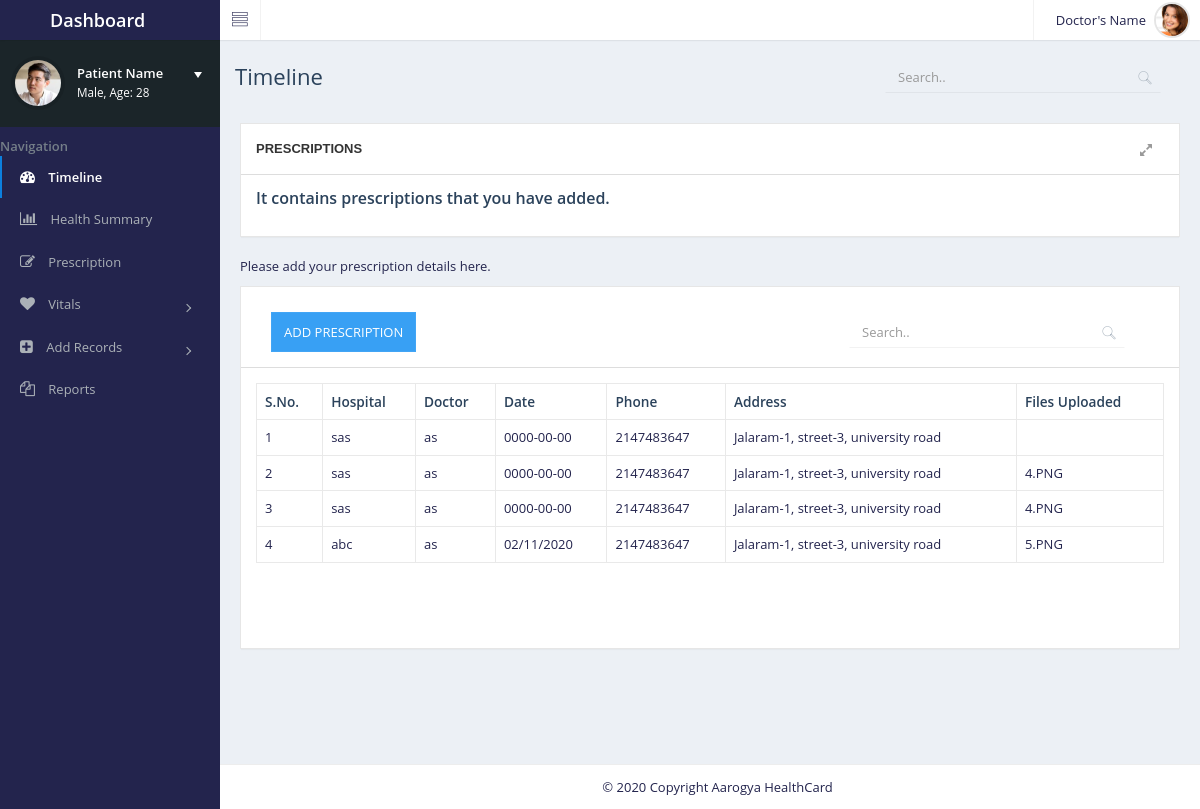
The app's page /prescription.php with its own data.
### tables this page shows
CREATE TABLE `u_prescription` (
  `pres_id` int(15) NOT NULL,
  `u_id` varchar(15) NOT NULL,
  `u_hospital` varchar(20) DEFAULT NULL,
  `u_doctor` varchar(20) DEFAULT NULL,
  `u_date` text,
  `u_phone` int(10) DEFAULT NULL,
  `u_address` varchar(50) DEFAULT NULL,
  `notes` text,
  `img1` text
);

### prescription.php (the view, shortened to what this page needs)
<?php include "C:/xampp/htdocs/New folder/aarogyahealth-master/dashboard/dbconnect.php"?>
<?php
    $disp=$mysqli->query("SELECT * from u_prescription");
    ?>
<!DOCTYPE html>
<html lang="en">
<head>
    <link href="assets/plugins/bootstrap/css/bootstrap.min.css" rel="stylesheet">
    <link href="assets/css/essentials.css" rel="stylesheet" type="text/css" />
    <link href="assets/css/layout.css" rel="stylesheet" type="text/css" />
    <link href="assets/css/jais.css" rel="stylesheet">
    <link href="assets/css/demo/jais-demo-icons.css" rel="stylesheet">
    <link href = "https://code.jquery.com/ui/1.10.4/themes/ui-lightness/jquery-ui.css" rel = "stylesheet">
</head>
<body>
    <div id="container" class="effect aside-float aside-bright mainnav-lg">
        <header id="navbar">
            <div id="navbar-container" class="boxed">
                <div class="navbar-header">
                    <a href="index.html" class="navbar-brand">
                        <div class="brand-title">
                            <span class="brand-text">Dashboard</span>
                        </div>
                    </a>
                </div>
                <div class="navbar-content clearfix">
                    <ul class="nav navbar-top-links pull-left">
                        <li class="tgl-menu-btn">
                            <a class="mainnav-toggle" href="#">
                                <i class="demo-pli-view-list"></i>
                            </a>
                        </li>
                    </ul>
                    <ul class="nav navbar-top-links pull-right">
                        <li id="dropdown-user" class="dropdown">
                            <a href="#" data-toggle="dropdown" class="dropdown-toggle text-right">
                                <span class="pull-right">
                                    <img class="img-circle img-user media-object" src="assets/images/9.png" alt="Profile Picture">
                                </span>
                                <div class="username hidden-xs">Doctor's Name</div>
                            </a>
                        </li>
                    </ul>
                </div>
            </div>
        </header>
        <div class="boxed">
            <div id="content-container">
                <div id="page-title">
                    <h1 class="page-header text-overflow">Timeline</h1>
                    <div class="searchbox">
                        <div class="input-group custom-search-form">
                            <input type="text" class="form-control" placeholder="Search..">
                            <span class="input-group-btn">
                                <button class="text-muted" type="button"><i class="demo-pli-magnifi-glass"></i></button>
                            </span>
                        </div>
                    </div>
                </div>
                <div id="content" class="dashboard padding-20">
                    <div id="panel-1" class="panel panel-default">
                        <div class="panel-heading">
                            <span class="title elipsis">
                                <strong style="text-transform: uppercase;font-weight: bold;">Prescriptions</strong>
                            </span>
                            <ul class="options pull-right list-inline">
                                <li><a href="#" class="opt panel_fullscreen hidden-xs" data-toggle="tooltip" title="Fullscreen" data-placement="bottom"><i class="fa fa-expand"></i></a></li>
                            </ul>
                        </div>
                        <div class="panel-body">
                            <h4>It contains prescriptions that you have added.</h4>
                        </div>
                    </div>
                <p>Please add your prescription details here.</p>
                    <div id="panel-1" class="panel panel-default" >
                        <div class="panel-heading">
                               <div id="page-title">
                                 <button type="button" class="btn btn-primary" data-toggle="modal" data-target="#myModal">ADD PRESCRIPTION</button>
                    <br>
                    <div class="searchbox">
                        <div class="input-group custom-search-form">
                            <input type="text" class="form-control" placeholder="Search..">
                            <span class="input-group-btn">
                                <button class="text-muted" type="button"><i class="demo-pli-magnifi-glass"></i></button>
                            </span>
                        </div>
                    </div>
                </div>
                        </div>
                        <div class="panel-body">
                            <div id="flot-sales" class="fullwidth height-250">
                            <div class="table-responsive">
                                <?php
                               echo "<table class='table table-bordered table-hover'>
                                        <tr>
                                            <th>S.No.</th>
                                            <th>Hospital</th>
                                            <th>Doctor</th>
                                            <th>Date</th>
                                            <th>Phone</th>
                                            <th>Address</th>
                                            <th>Files Uploaded</th>
                                        </tr>";
                                        while($row=mysqli_fetch_array($disp))
                                        {
                                            echo "<tr>";
                                            echo "<td>".$row['pres_id']."</td>";
                                            echo "<td>".$row['u_hospital']."</td>";
                                            echo "<td>".$row['u_doctor']."</td>";
                                            echo "<td>".$row['u_date']."</td>";
                                             echo "<td>".$row['u_phone']."</td>";
                                             echo "<td>".$row['u_address']."</td>";
                                             echo "<td>".$row['img1']."</td>";
                                            echo "</tr>";
                                        }
                                        echo "</table>";
                                        ?>
                                </div>
                            </div>
                        </div>
                    </div>
                </div>
            </div>
            <nav id="mainnav-container">
                <div id="mainnav">
                    <div id="mainnav-menu-wrap">
                        <div class="nano">
                            <div class="nano-content">
                                <div id="mainnav-profile" class="mainnav-profile">
                                    <div class="profile-wrap">
                                        <div class="pad-btm">
                                        <a href="#profile-nav" class="box-block" data-toggle="collapse" aria-expanded="false">
                                            <span class="pull-right dropdown-toggle">
                                                <i class="dropdown-caret"></i>
                                            </span>
                                            <p class="mnp-name">Patient Name</p>
                                            <span class="mnp-desc">Male, Age: 28</span>
                                        </a>
                                            <img class="img-circle img-sm img-border" src="assets/images/2.png" alt="Profile Picture">
                                        </div>
                                    </div>
                                </div>
                           <ul id="mainnav-menu" class="list-group">
                                    <li class="list-header">Navigation</li>
                                    <li class="active-link">
                                        <a href="index.php">
                                            <i class="fa fa-tachometer"></i>
                                            <span class="menu-title">
                                                <strong>Timeline</strong>
                                            </span>
                                        </a>
                                    </li>
                                    <li>
                                        <a href="#">
                                            <i class="fa fa-bar-chart"></i>
                                            <span class="menu-title">Health Summary</span>
                                        </a>
                                    </li>
                                        <li>
                                        <a href="#">
                                            <i class="fa fa-pencil-square-o"></i>
                                            <span class="menu-title">Prescription</span>
                                        </a>
                                    </li>
                                     <li>
                                        <a href="#">
                                            <i class="fa fa-heart"></i>
                                            <span class="menu-title">Vitals</span>
                                            <i class="arrow"></i>
                                        </a>
                                    </li>
                                    <li>
                                        <a href="#">
                                            <i class="fa fa-plus-square"></i>
                                            <span class="menu-title">Add Records</span>
                                            <i class="arrow"></i>
                                        </a>
                                    </li>
                                    <li>
                                        <a href="#">
                                            <i class="fa fa-files-o"></i>
                                            <span class="menu-title">Reports</span>
                                        </a>
                                    </li>
                                        </ul>
                                    </div>
                                </div>
                    </div>
                </div>
            </nav>
        </div>
        <footer id="footer">
            <p class="pad-lft">&#0169; 2020 Copyright Aarogya HealthCard</p>
        </footer>
        <button class="scroll-top btn">
        </button>
    </div>
</body>
</html>

### assets/css/layout.css (style rules this page uses)
html, body { background:#f1f2f7; }
body { color:#3e3f77; height:100%; direction: ltr; overflow-x:hidden; font-size:14px; font-family:'Open Sans', Arial, sans-serif; }
body { height:100%; }
.dashboard .panel { border:#e6e6e6 1px solid; -webkit-box-shadow: 0 2px 1px -1px rgba(0, 0, 0, 0.03); -moz-box-shadow: 0 2px 1px -1px rgba(0, 0, 0, 0.03); box-shadow: 0 2px 1px -1px rgba(0, 0, 0, 0.03); }

### records on screen
u_prescription: pres_id "1", u_hospital "sas", u_doctor "as", u_date "0000-00-00", u_phone "2147483647", u_address "Jalaram-1, street-3, university road"
u_prescription: pres_id "2", u_hospital "sas", u_doctor "as", u_date "0000-00-00", u_phone "2147483647", u_address "Jalaram-1, street-3, university road", img1 "4.PNG"
u_prescription: pres_id "3", u_hospital "sas", u_doctor "as", u_date "0000-00-00", u_phone "2147483647", u_address "Jalaram-1, street-3, university road", img1 "4.PNG"
u_prescription: pres_id "4", u_hospital "abc", u_doctor "as", u_date "02/11/2020", u_phone "2147483647", u_address "Jalaram-1, street-3, university road", img1 "5.PNG"
